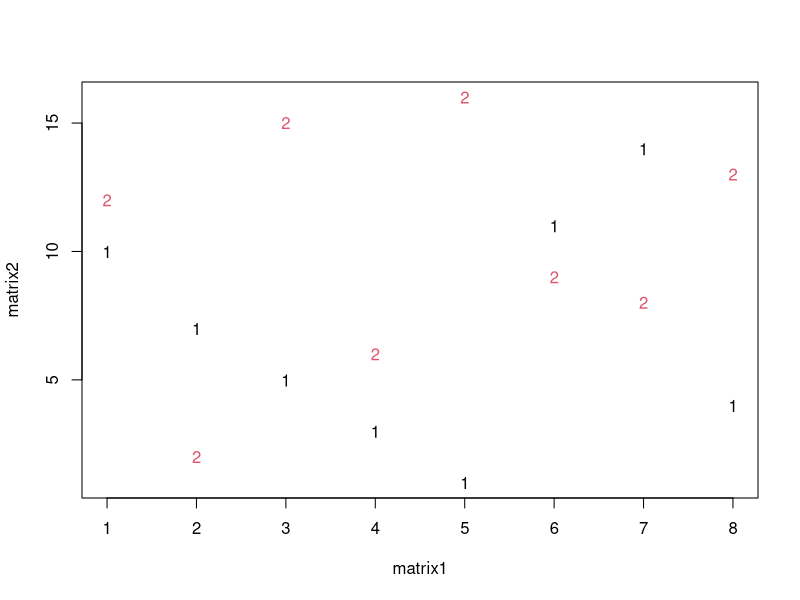
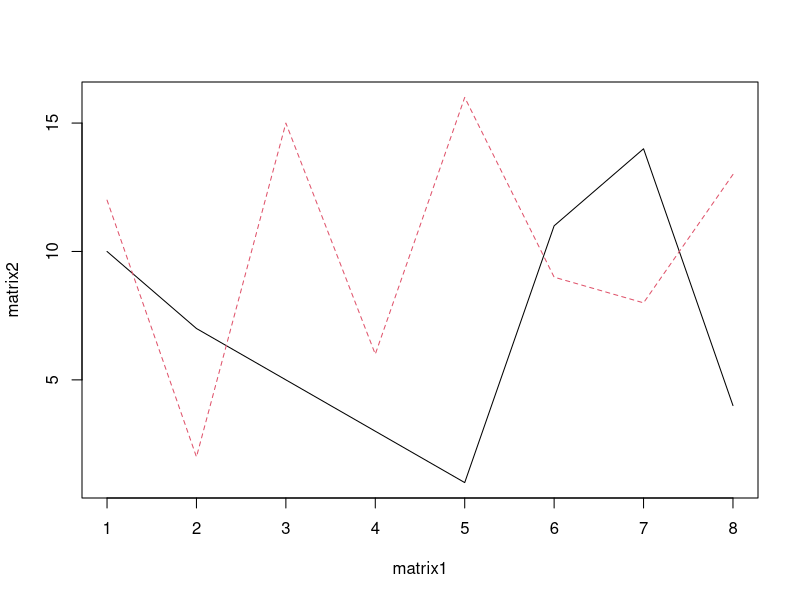
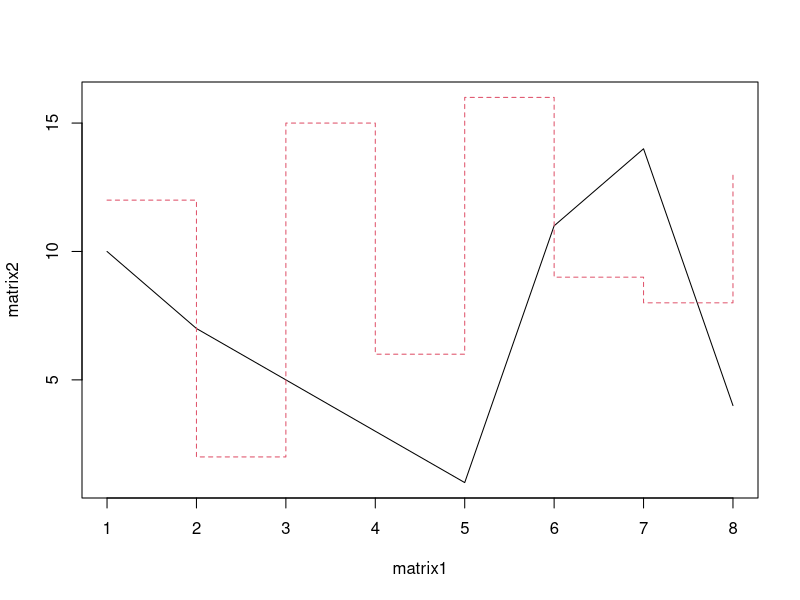
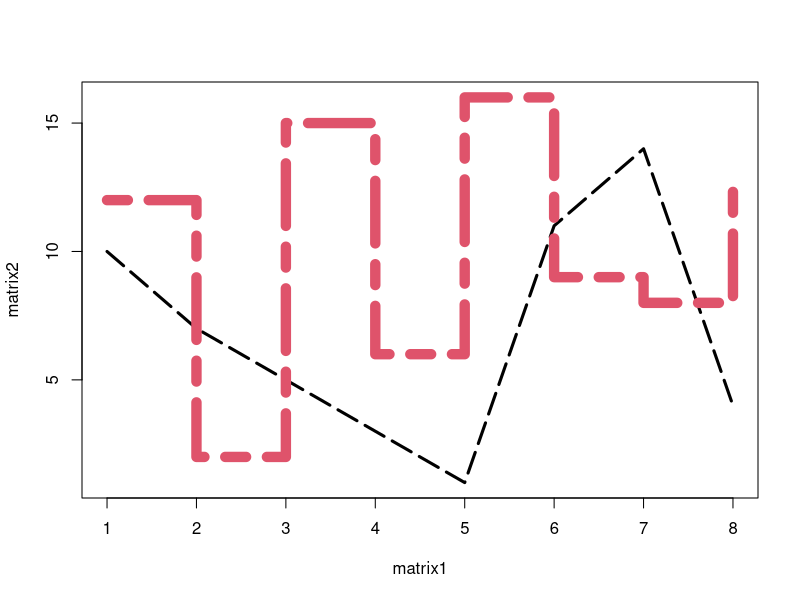
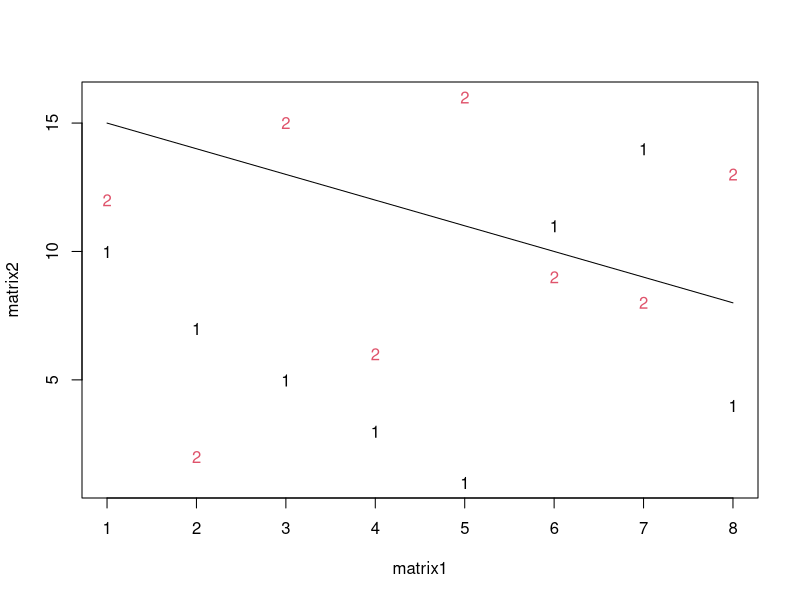

Write the R code that produced these figures, in order.
# Copyright Mark Niemann-Ross, 2018
# Author: Mark Niemann-Ross. mark.niemannross@gmail.com
# LinkedIn: https://www.linkedin.com/in/markniemannross/
# Github: https://github.com/mnr
# More Learning: http://niemannross.com/link/mnratlil
# Description: matplot - plot columns of matrices

# first create some sample matrix
matrix1 <- matrix(c(1:8,1:8), nrow = 8, ncol = 2 )
matrix2 <- matrix(sample(1:16, 16), nrow = 8, ncol = 2)

devAskNewPage(ask = FALSE) # turns off interactive

# then plot. Plots 1st column of 1st matrix against 2nd column of 2nd matrix
matplot(matrix1, matrix2)
matplot(matrix1, matrix2, type = "l")
matplot(matrix1, matrix2, type = "ls") # other types: p, o, b, h, s
matplot(matrix1, matrix2, type = "ls", 
        lty = c(5,6), lwd = c(3,10), lend = c(.1,.3))

#adding a second line
matplot(matrix1, matrix2)
matlines(matrix(c(1:16), nrow = 8, ncol = 2),
         matrix(c(15:0), nrow = 8, ncol = 2))
